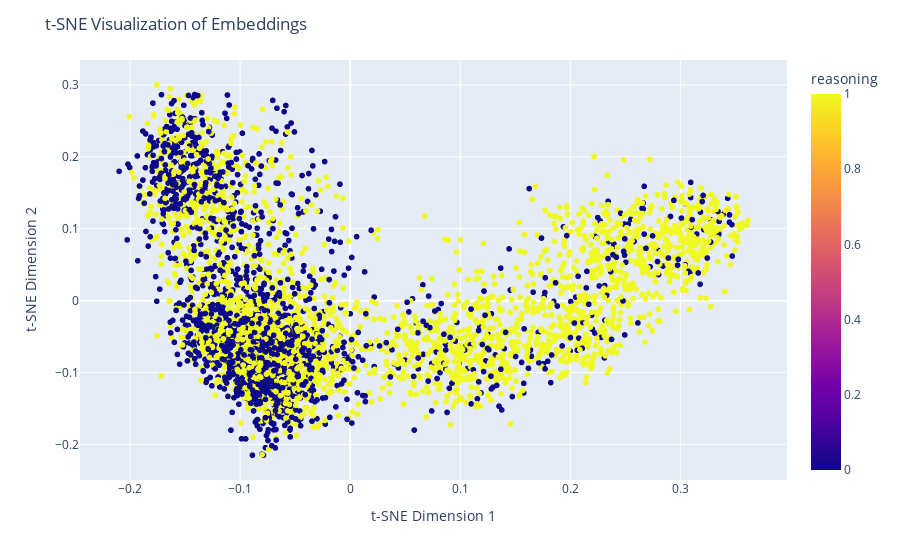

Here is the notebook cell this chart was saved with:
### Code cell
import plotly.express as px

fig = px.scatter(embeddingsdf, x="x_pca", y="y_pca", hover_name="statement", color="reasoning")
fig.update_traces(textposition="top center")
fig.update_layout(
    title="t-SNE Visualization of Embeddings",
    xaxis=dict(title="t-SNE Dimension 1"),
    yaxis=dict(title="t-SNE Dimension 2"),
)
fig.show()

### Figure 1 — Plotly figure (JSON) as saved in the notebook; plotly's stock layout.template omitted (floating-point values rounded to 4 significant figures; data arrays with more than 128 entries replaced by an {"elided": "..."} marker saying what was removed)
{"data": [{"hovertemplate": "<b>%{hovertext}</b><br><br>x_pca=%{x}<br>y_pca=%{y}<br>reasoning=%{marker.color}<extra></extra>", "hovertext": {"elided": "4407 str values"}, "legendgroup": "", "marker": {"color": {"elided": "4407 int values"}, "coloraxis": "coloraxis", "symbol": "circle"}, "mode": "markers", "name": "", "showlegend": false, "textposition": "top center", "type": "scattergl", "x": {"elided": "4407 float values"}, "xaxis": "x", "y": {"elided": "4407 float values"}, "yaxis": "y"}], "layout": {"coloraxis": {"colorbar": {"title": {"text": "reasoning"}}, "colorscale": [[0, "#0d0887"], [0.1111, "#46039f"], [0.2222, "#7201a8"], [0.3333, "#9c179e"], [0.4444, "#bd3786"], [0.5556, "#d8576b"], [0.6667, "#ed7953"], [0.7778, "#fb9f3a"], [0.8889, "#fdca26"], [1, "#f0f921"]]}, "legend": {"tracegroupgap": 0}, "margin": {"t": 60}, "title": {"text": "t-SNE Visualization of Embeddings"}, "xaxis": {"anchor": "y", "domain": [0, 1], "title": {"text": "t-SNE Dimension 1"}}, "yaxis": {"anchor": "x", "domain": [0, 1], "title": {"text": "t-SNE Dimension 2"}}}}
